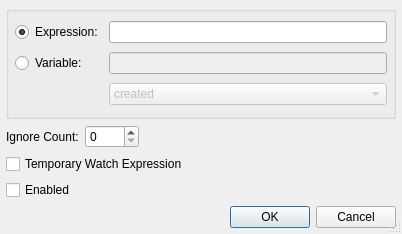
<ui version="4.0" >
 <class>EditWatchpointDialog</class>
 <widget class="QDialog" name="EditWatchpointDialog" >
  <property name="geometry" >
   <rect>
    <x>0</x>
    <y>0</y>
    <width>402</width>
    <height>234</height>
   </rect>
  </property>
  <property name="windowTitle" >
   <string>Edit Watch Expression</string>
  </property>
  <property name="sizeGripEnabled" >
   <bool>true</bool>
  </property>
  <layout class="QGridLayout" >
   <item row="4" column="0" colspan="3" >
    <widget class="QDialogButtonBox" name="buttonBox" >
     <property name="orientation" >
      <enum>Qt::Horizontal</enum>
     </property>
     <property name="standardButtons" >
      <set>QDialogButtonBox::Cancel|QDialogButtonBox::Ok</set>
     </property>
    </widget>
   </item>
   <item row="1" column="2" >
    <spacer>
     <property name="orientation" >
      <enum>Qt::Horizontal</enum>
     </property>
     <property name="sizeType" >
      <enum>QSizePolicy::Expanding</enum>
     </property>
     <property name="sizeHint" stdset="0" >
      <size>
       <width>211</width>
       <height>20</height>
      </size>
     </property>
    </spacer>
   </item>
   <item row="1" column="1" >
    <widget class="QSpinBox" name="ignoreSpinBox" >
     <property name="toolTip" >
      <string>Enter an ignore count for the watch expression</string>
     </property>
     <property name="maximum" >
      <number>9999</number>
     </property>
    </widget>
   </item>
   <item row="1" column="0" >
    <widget class="QLabel" name="textLabel2" >
     <property name="text" >
      <string>Ignore Count:</string>
     </property>
    </widget>
   </item>
   <item row="3" column="0" colspan="3" >
    <widget class="QCheckBox" name="enabledCheckBox" >
     <property name="toolTip" >
      <string>Select, whether the watch expression is enabled</string>
     </property>
     <property name="text" >
      <string>Enabled</string>
     </property>
    </widget>
   </item>
   <item row="2" column="0" colspan="3" >
    <widget class="QCheckBox" name="temporaryCheckBox" >
     <property name="toolTip" >
      <string>Select whether this is a temporary watch expression</string>
     </property>
     <property name="text" >
      <string>Temporary Watch Expression</string>
     </property>
    </widget>
   </item>
   <item row="0" column="0" colspan="3" >
    <widget class="QGroupBox" name="groupBox" >
     <property name="title" >
      <string/>
     </property>
     <layout class="QGridLayout" >
      <item row="1" column="0" >
       <widget class="QRadioButton" name="specialButton" >
        <property name="text" >
         <string>Variable:</string>
        </property>
       </widget>
      </item>
      <item row="0" column="0" >
       <widget class="QRadioButton" name="conditionButton" >
        <property name="text" >
         <string>Expression:</string>
        </property>
        <property name="checked" >
         <bool>true</bool>
        </property>
       </widget>
      </item>
      <item row="1" column="1" >
       <widget class="QLineEdit" name="specialEdit" >
        <property name="enabled" >
         <bool>false</bool>
        </property>
        <property name="toolTip" >
         <string>Enter a variable and select the special condition below</string>
        </property>
       </widget>
      </item>
      <item row="2" column="1" >
       <widget class="QComboBox" name="specialCombo" >
        <property name="enabled" >
         <bool>false</bool>
        </property>
        <property name="toolTip" >
         <string>Select a special condition</string>
        </property>
        <item>
         <property name="text" >
          <string>created</string>
         </property>
        </item>
        <item>
         <property name="text" >
          <string>changed</string>
         </property>
        </item>
       </widget>
      </item>
      <item row="0" column="1" >
       <widget class="QLineEdit" name="conditionEdit" >
        <property name="toolTip" >
         <string>Enter the expression for the watch expression</string>
        </property>
       </widget>
      </item>
     </layout>
    </widget>
   </item>
  </layout>
 </widget>
 <layoutdefault spacing="6" margin="6" />
 <pixmapfunction>qPixmapFromMimeSource</pixmapfunction>
 <tabstops>
  <tabstop>conditionButton</tabstop>
  <tabstop>conditionEdit</tabstop>
  <tabstop>specialButton</tabstop>
  <tabstop>specialEdit</tabstop>
  <tabstop>specialCombo</tabstop>
  <tabstop>ignoreSpinBox</tabstop>
  <tabstop>temporaryCheckBox</tabstop>
  <tabstop>enabledCheckBox</tabstop>
 </tabstops>
 <resources/>
 <connections>
  <connection>
   <sender>conditionButton</sender>
   <signal>toggled(bool)</signal>
   <receiver>conditionEdit</receiver>
   <slot>setEnabled(bool)</slot>
   <hints>
    <hint type="sourcelabel" >
     <x>63</x>
     <y>21</y>
    </hint>
    <hint type="destinationlabel" >
     <x>143</x>
     <y>21</y>
    </hint>
   </hints>
  </connection>
  <connection>
   <sender>specialButton</sender>
   <signal>toggled(bool)</signal>
   <receiver>specialCombo</receiver>
   <slot>setEnabled(bool)</slot>
   <hints>
    <hint type="sourcelabel" >
     <x>56</x>
     <y>45</y>
    </hint>
    <hint type="destinationlabel" >
     <x>123</x>
     <y>73</y>
    </hint>
   </hints>
  </connection>
  <connection>
   <sender>specialButton</sender>
   <signal>toggled(bool)</signal>
   <receiver>specialEdit</receiver>
   <slot>setEnabled(bool)</slot>
   <hints>
    <hint type="sourcelabel" >
     <x>81</x>
     <y>46</y>
    </hint>
    <hint type="destinationlabel" >
     <x>122</x>
     <y>47</y>
    </hint>
   </hints>
  </connection>
  <connection>
   <sender>buttonBox</sender>
   <signal>accepted()</signal>
   <receiver>EditWatchpointDialog</receiver>
   <slot>accept()</slot>
   <hints>
    <hint type="sourcelabel" >
     <x>16</x>
     <y>202</y>
    </hint>
    <hint type="destinationlabel" >
     <x>16</x>
     <y>217</y>
    </hint>
   </hints>
  </connection>
  <connection>
   <sender>buttonBox</sender>
   <signal>rejected()</signal>
   <receiver>EditWatchpointDialog</receiver>
   <slot>reject()</slot>
   <hints>
    <hint type="sourcelabel" >
     <x>87</x>
     <y>203</y>
    </hint>
    <hint type="destinationlabel" >
     <x>87</x>
     <y>218</y>
    </hint>
   </hints>
  </connection>
 </connections>
</ui>
